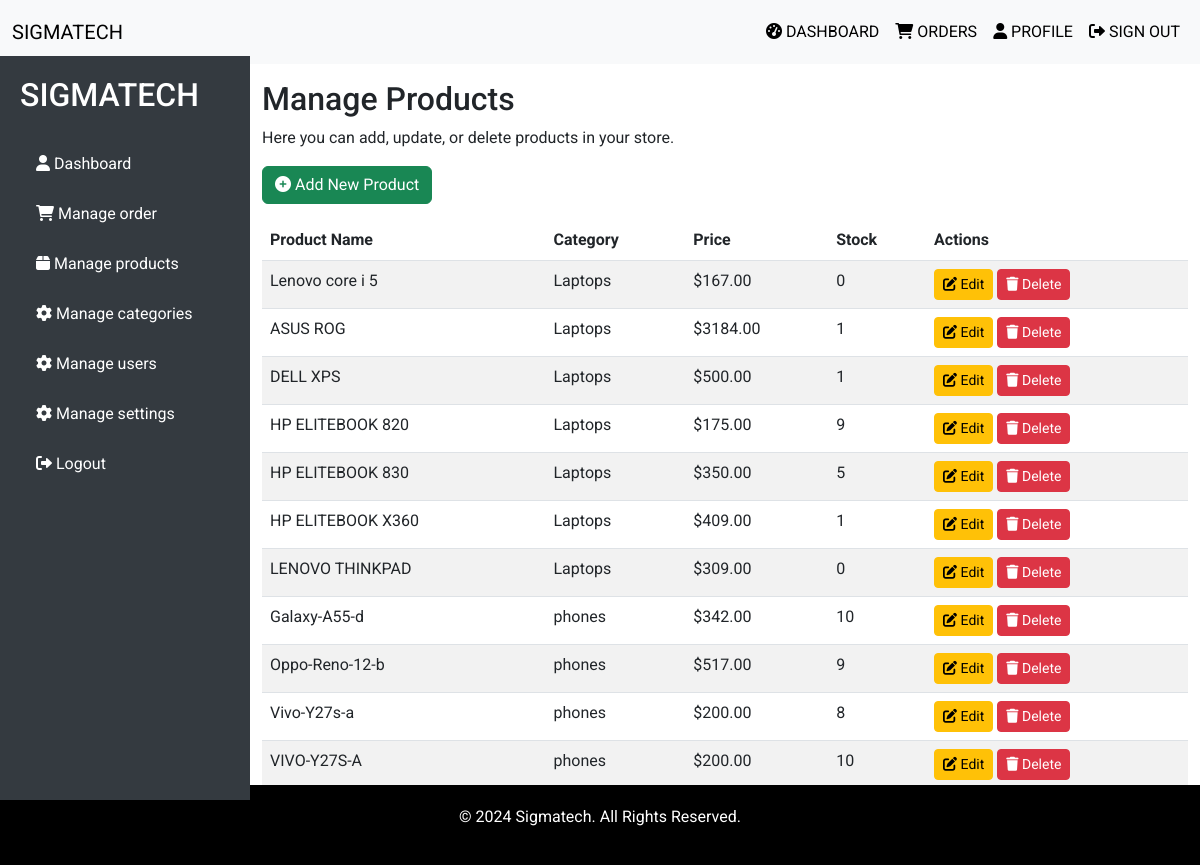
The page /dashboard/dashboard/admin/products/ (signed in) on the database its author committed.
### product/models.py (models this page shows, shortened)
class Product(models.Model):
    name = models.CharField(max_length=100)
    price = models.DecimalField(max_digits=10, decimal_places=2)
    image = models.ImageField(upload_to='products/')
    category = models.ForeignKey(Category, on_delete=models.CASCADE)
    description = models.TextField(null=True)
    quantity = models.PositiveIntegerField(default=1)

class Category(models.Model):
    name = models.CharField(max_length=100)
    image = models.ImageField(upload_to='categories/')
    def __str__(self):
        return self.name

### dashboard/views.py (the view)
# urls.py: path('dashboard/admin/products/', admin_manage_products, name='admin_manage_products'),
@user_passes_test(admin_only)
def admin_manage_products(request):
    products = Product.objects.all()
    return render(request, 'dashboard/manage_products.html', {'products': products})

### dashboard/views.py (called while the page is built)
def admin_only(user):
    return user.is_superuser

### dashboard/templates/dashboard/manage_products.html (shortened to what this page needs)
{% extends 'dashboard/base1.html' %}
{% block content %}
<div class="container-fluid mt-4">
    <h2>Manage Products</h2>
    <p>Here you can add, update, or delete products in your store.</p>
    <a href="{% url 'dashboard:admin_add_product' %}" class="btn btn-success mb-3">
        <i class="fas fa-plus-circle"></i> Add New Product
    </a>
    <div class="table-responsive">
        <table class="table table-striped">
            <thead>
                <tr>
                    <th>Product Name</th>
                    <th>Category</th>
                    <th>Price</th>
                    <th>Stock</th>
                    <th>Actions</th>
                </tr>
            </thead>
            <tbody>
                {% for product in products %}
                <tr>
                    <td>{{ product.name }}</td>
                    <td>{{ product.category }}</td>
                    <td>${{ product.price }}</td>
                    <td>{{ product.quantity }}</td>
                    <td>
                        <a href="{% url 'dashboard:admin_edit_product' product.id %}" class="btn btn-warning btn-sm">
                            <i class="fas fa-edit"></i> Edit
                        </a>
                        <a href="{% url 'dashboard:admin_delete_product' product.id %}" class="btn btn-danger btn-sm">
                            <i class="fas fa-trash"></i> Delete
                        </a>
                    </td>
                </tr>
                {% endfor %}
            </tbody>
        </table>
    </div>
</div>
{% endblock %}

### dashboard/templates/dashboard/base1.html (style rules this page uses)
body { font-family: 'Roboto', sans-serif; margin: 0; padding: 0; }

### rows shown on the page
Product: name "Lenovo core i 5", category "Laptops", price "167.00", quantity "0"
Product: name "ASUS ROG", category "Laptops", price "3184.00", quantity "1"
Product: name "DELL XPS", category "Laptops", price "500.00", quantity "1"
Product: name "HP ELITEBOOK 820", category "Laptops", price "175.00", quantity "9"
Product: name "HP ELITEBOOK 830", category "Laptops", price "350.00", quantity "5"
Product: name "HP ELITEBOOK X360", category "Laptops", price "409.00", quantity "1"
Product: name "LENOVO THINKPAD", category "Laptops", price "309.00", quantity "0"
Product: name "Galaxy-A55-d", category "phones", price "342.00", quantity "10"
Product: name "Oppo-Reno-12-b", category "phones", price "517.00", quantity "9"
Product: name "Vivo-Y27s-a", category "phones", price "200.00", quantity "8"
Product: name "VIVO-Y27S-A", category "phones", price "200.00", quantity "10"
